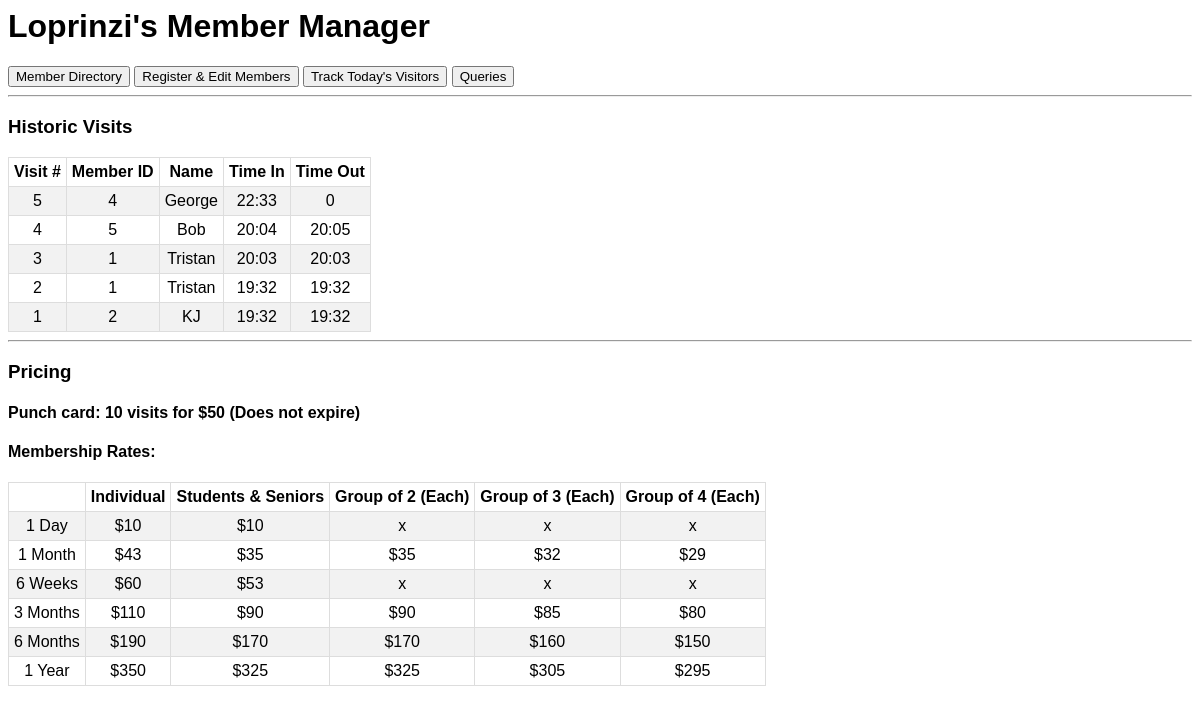
The page /queries on the database its author committed.
### sql_app/models.py (models this page shows, shortened)
class Visit(Base):
    __tablename__ = "visits"
    id = Column(Integer, primary_key=True, index=True)
    member_id = Column(Integer, ForeignKey("members.id"))
    name = Column(String, index=True)
    timein = Column(Integer, index=True)
    timeout = Column(Integer, index=True)
    member = relationship("Member", back_populates="visits")

### sql_app/main.py (the view)
@app.get("/", response_class=HTMLResponse)
async def sample(request: Request, skip: int = 0, limit: int = 100, db: Session = Depends(get_db)):
    log.info("loadaed main page", var1="fish", meta={"a meta":"dictionary"})
    members = crud.get_members(db, skip=skip)
    members = [e.aslist() for e in members]
    return templates.TemplateResponse("./welcome.html", {"request": request, "members":members})

### templates/queries.html
<head>
    </head>
    <body>
        {% include "header.html" %}
        <h3>Historic Visits</h3>
        <table>
                <tr>
                    <th>Visit #</th>
                    <th>Member ID</th>
                    <th>Name</th>
                    <th>Time In</th>
                    <th>Time Out</th>
                </tr>
                {% for item in hst %}
                <tr>
                    <td>{{item[0]}}</td>
                    <td>{{item[1]}}</td>
                    <td>{{item[2]}}</td>
                    <td>{{item[3]}}</td>
                    <td>{{item[4]}}</td>
                </tr>
                {% endfor %}
            </table>
        <hr>
        <h3>Pricing</h3>
        <h4>Punch card: 10 visits for $50 (Does not expire)</h4>
        <h4>Membership Rates:</h4>
        <table>
            <tr>
                <th></th>
                <th>Individual</th>
                <th>Students & Seniors</th>
                <th>Group of 2 (Each)</th>
                <th>Group of 3 (Each)</th>
                <th>Group of 4 (Each)</th>
            </tr>
            <tr>
                <td>1 Day</td>
                <td>$10</td>
                <td>$10</td>
                <td>x</td>
                <td>x</td>
                <td>x</td>
            </tr>
            <tr>
                <td>1 Month</td>
                <td>$43</td>
                <td>$35</td>
                <td>$35</td>
                <td>$32</td>
                <td>$29</td>
            </tr>
            <tr>
                <td>6 Weeks</td>
                <td>$60</td>
                <td>$53</td>
                <td>x</td>
                <td>x</td>
                <td>x</td>
            </tr>
            <tr>
                <td>3 Months</td>
                <td>$110</td>
                <td>$90</td>
                <td>$90</td>
                <td>$85</td>
                <td>$80</td>
            </tr>
            <tr>
                <td>6 Months</td>
                <td>$190</td>
                <td>$170</td>
                <td>$170</td>
                <td>$160</td>
                <td>$150</td>
            </tr>
            <tr>
                <td>1 Year</td>
                <td>$350</td>
                <td>$325</td>
                <td>$325</td>
                <td>$305</td>
                <td>$295</td>
            </tr>
        </table>
    </body>

### templates/header.html (style rules this page uses)
table { border: 1px solid black; border-collapse: collapse; }
td, th { padding: 5px; text-align: left; border: 1px solid #ddd; text-align: center; }
tr:nth-child(even) { background-color: #f2f2f2; }
* { box-sizing: border-box; }
body { font: 16px Arial; }

### rows shown on the page
Visit: id "5", member "4", name "George", item "22:33", timeout "0"
Visit: id "4", member "5", name "Bob", item "20:04", item "20:05"
Visit: id "3", member "1", name "Tristan", item "20:03"
Visit: id "2", member "1", name "Tristan", item "19:32"
Visit: id "1", member "2", name "KJ", item "19:32"
